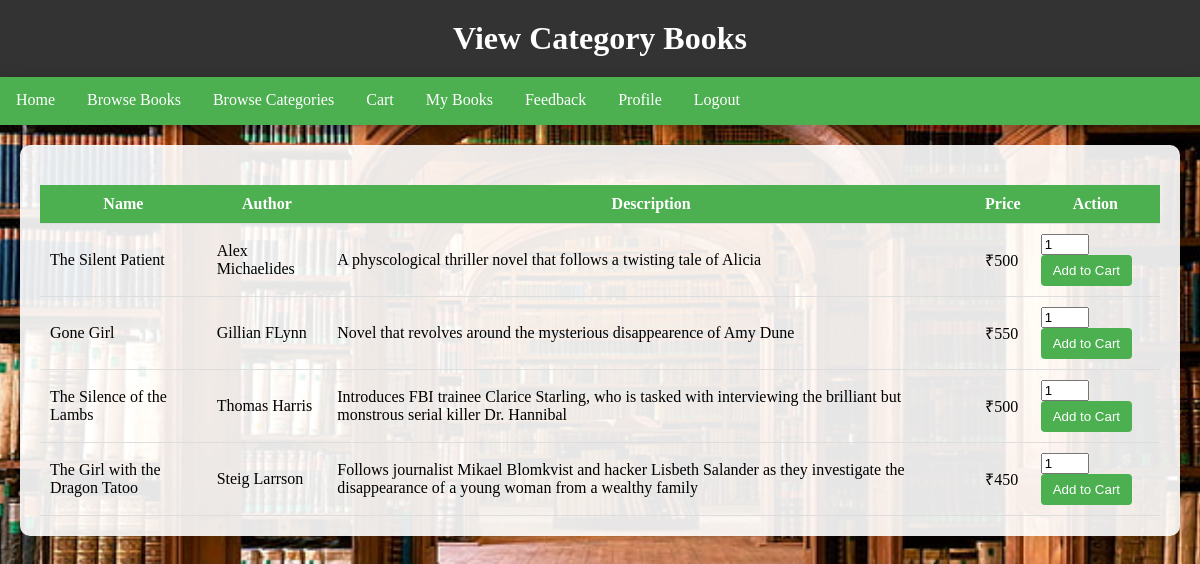
Screenshot of /view_category_books/1 with the database file from the repository.
### application/models.py (models this page shows, shortened)
class Product(db.Model):
    id = db.Column(db.Integer, primary_key=True, autoincrement=True)
    name = db.Column(db.String(255), nullable=False)
    author = db.Column(db.String(255), nullable=True)
    description = db.Column(db.String(255), nullable=True)
    category = db.Column(db.String(255), nullable=True)
    quantity = db.Column(db.Integer, nullable=False)
    price = db.Column(db.Integer, nullable=False)
    category_id = db.Column(db.Integer, db.ForeignKey("category.id"), nullable=False)

### application/routes.py (the view)
@app.route('/view_category_books/<int:category_id>')
def view_category_books(category_id):
    category_books = Product.query.filter_by(category_id=category_id).all()
    return render_template('view_categories.html', books=category_books)

### templates/view_categories.html (shortened to what this page needs)
<!DOCTYPE html>
<html lang="en">
<head>
</head>
<body>
    <header>
        <h1>View Category Books</h1>
    </header>
    <nav>
        <a href="{{ url_for('reader_dashboard') }}">Home</a>
        <a href="{{ url_for('browse_books') }}">Browse Books</a>
        <a href="{{ url_for('browse_categories') }}">Browse Categories</a>
        <a href="{{ url_for('cart') }}">Cart</a>
        <a href="{{ url_for('my_orders') }}">My Books</a>
        <a href="{{ url_for('reader_feedback') }}">Feedback</a>
        <a href="{{ url_for('user_profile') }}">Profile</a>
        <a href="{{ url_for('reader_logout') }}">Logout</a>
    </nav>
    <section>
        <table bgcolor:"white">
            <tr>
                <th>Name</th>
                <th>Author</th>
                <th>Description</th>
                <th>Price</th>
                <th>Action</th>
            </tr>
            {% for book in books %}
            <tr>
                <td>{{ book.name }}</td>
                <td>{{ book.author }}</td>
                <td>{{ book.description }}</td>
                <td>₹{{ book.price }}</td>
                <td> <form action="{{ url_for('add_to_cart') }}" method="post">
                    <input type="number" name="quantity" value="1" min="1" max="5">
                    <button type="submit" class="add-to-cart-button">Add to Cart</button>
                </form></td>
            </tr>
            {% endfor %}
        </table>
    </section>
</body>
</html>

### templates/view_categories.html (style rules this page uses)
body { font-family: 'Bradley Hand', cursive; margin: 0; padding: 0; background: url('static/images/1.jpg') center/cover no-repeat fixed; }
header { background-color: #333; padding: 20px; color: white; text-align: center; box-shadow: 0 5px 15px rgba(0, 0, 0, 0.3); }
nav { background-color: #4CAF50; overflow: hidden; box-shadow: 0 5px 15px rgba(0, 0, 0, 0.3); }
nav a { float: left; display: block; color: white; text-align: center; padding: 14px 16px; text-decoration: none; transition: background-color 0.3s; border-bottom: 2px solid transparent; }
section { padding: 20px; background-color: rgba(255, 255, 255, 0.9); box-shadow: 0 5px 15px rgba(0, 0, 0, 0.1); border-radius: 10px; margin: 20px; transition: box-shadow 0.3s; text-align: center; }
h1 { margin: 0; font-size: 2em; }
table { width: 100%; border-collapse: collapse; margin-top: 20px; }
th, td { padding: 10px; border-bottom: 1px solid #ddd; }
th { background-color: #4CAF50; color: white; }
td { text-align: left; }
.add-to-cart-button { background-color: #4CAF50; color: white; border: none; border-radius: 4px; padding: 8px 12px; cursor: pointer; transition: background-color 0.3s; }

### rows the page displays
Product: name "The Silent Patient", author "Alex Michaelides", description "A physcological thriller novel that follows a twisting tale of Alicia", price "500"
Product: name "Gone Girl", author "Gillian FLynn", description "Novel that revolves around the mysterious disappearence of Amy Dune", price "550"
Product: name "The Silence of the Lambs", author "Thomas Harris", description "Introduces FBI trainee Clarice Starling, who is tasked with interviewing the brilliant but monstrous serial killer Dr. Hannibal", price "500"
Product: name "The Girl with the Dragon Tatoo", author "Steig Larrson", description "Follows journalist Mikael Blomkvist and hacker Lisbeth Salander as they investigate the disappearance of a young woman from a wealthy family", price "450"
